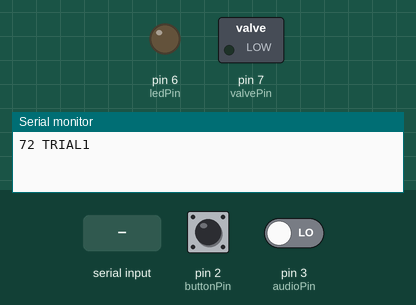
Simulated run of this sketch. Board: Arduino Uno, built with avr-gcc and run on an emulated ATmega328P. Shown: switched loads named in the sketch (green lamp = pin HIGH), output pins drawn as LEDs (lit = HIGH), the last lines printed to the serial monitor. Inputs (shaded band) come from the test bench; at power-on: pin 2 (buttonPin) LOW, pin 3 (audioPin) LOW.

Above: at 1.2 s.
1.3 s: pin 2 (buttonPin) pulled HIGH for 0.15 s
At 1.39 s:
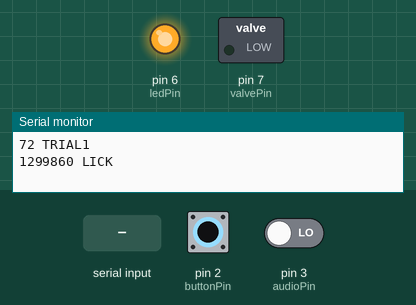
2.9 s: "0" received over Serial
5.9 s: pin 2 (buttonPin) pulled HIGH for 3.2 s
At 10.3 s:
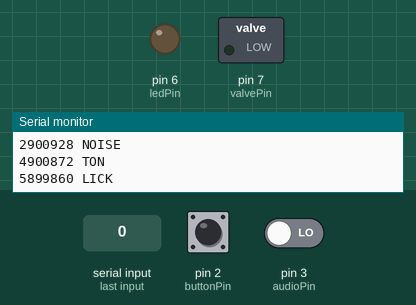
10.6 s: pin 3 (audioPin) driven HIGH
12.1 s: "1" received over Serial
15.1 s: pin 2 (buttonPin) pulled HIGH for 1 s
At 15.5 s:
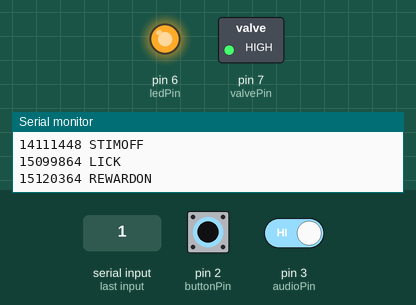
Timing chart, 0 to 18.1 s (numbered marks = the images above; inputs shaded):
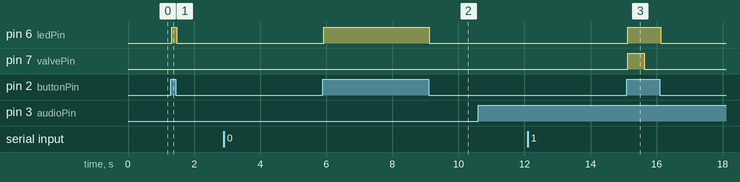

The sketch:

go-nogo_licks.ino
```cpp
// set pin numbers:
const int buttonPin = 2;            // lickport pin
const int audioPin = 3;             // audio monitor pin
const int ledPin = 6;               // LED pin for lick indicator
const int valvePin = 7;             // water valve pin

// state variables:
int ledState = LOW;                 // lick indicator state
int lickState;                      // lickport state
int lastLickState = LOW;            // previous lickport state
int valveState = LOW;               // state of the water valve
int taskState = 0;                  // current task state
int stimState = LOW;                // state of stimulus
int rewardState = LOW;
int timeoutState = LOW;

// other:
int lickOn = 0;
int lickCnt = 0;
int trialType;
int trialCnt = 1;

// time variables:
unsigned long t;                    // master time variable in us
unsigned long lastDebounceTime = 0; // last debounce time in us
unsigned long debounceDelay = 20000;// debounce period in us
unsigned long lickTime = 0;         // lick timestamp in us
unsigned long respWinEnd;
unsigned long rewardEnd;
unsigned long timeoutEnd;
unsigned long respWin = 1200000;
unsigned long rewardDur = 500000;
unsigned long timeoutDur = 7000000;
long holdTime = 2000;               // hold time in ms


void setup() {
  pinMode(buttonPin, INPUT);
  pinMode(audioPin, INPUT);
  pinMode(ledPin, OUTPUT);
  pinMode(valvePin, OUTPUT);

  // set states for indicator and valve
  digitalWrite(ledPin, ledState);
  digitalWrite(valvePin, valveState);

  // setup serial port
  Serial.begin(9600);
  Serial.flush();
  Serial.print(micros());
  Serial.print(" TRIAL");
  Serial.println(trialCnt);
}

void loop() {
  checkLick();


  switch (taskState) {

    // GET TRIAL TYPE
    case 0: {
        if (Serial.available() > 0) {
          trialType = Serial.read();
          Serial.print(micros());
          String trialStr;
          if (trialType == 48) {
            trialStr = " NOISE";
          }
          if (trialType == 49) {
            trialStr = " SIGNAL";
          }
          Serial.println(trialStr);
          taskState = 1;
        }
        break;
      }


    // HOLD FOR NO LICKS
    case 1: {
        // start the wait timer
        long t0 = millis();
        while ((millis() - t0) < holdTime) {
          checkLick();
          // if there is a lick...
          if (lickState == HIGH) {
            // reset the timer
            t0 = millis();
          }
        }

        // let matlab know that the mouse is ready
        t = micros();
        Serial.print(t);
        Serial.println(" TON");

        // next state
        taskState = 2;
        break;
      }


    // WAIT FOR AUDIO START
    case 2: {
        // check the soundcard input for trial start
        stimState = digitalRead(audioPin);

        if (stimState == HIGH) {
          t = micros();
          Serial.print(t);
          Serial.println(" STIMON");
          delay(10); // delay to let signal go down again
          taskState = 3;
        }
        break;
      }


    // WAIT FOR RESPONSE WINDOW
    case 3: {
        // check the soundcard input for stim offset
        stimState = digitalRead(audioPin);

        if (stimState == HIGH) {
          t = micros();
          respWinEnd = t + respWin;
          Serial.print(t);
          Serial.println(" STIMOFF");
          lickTime = 0;
          taskState = 4;
        }
        break;
      }


    // RESPONSE LOGIC
    case 4: {
        if (lickTime > 0) {
          // if the most recent lick was in the window
          if (lickTime > t & lickTime < respWinEnd) {
            // and it was a signal trial
            if (trialType == 49) {
              // deliver reward
              taskState = 5;
            }
            // and it was a noise trial
            else {
              // timeout
              taskState = 6;
            }
          }
        }
        // otherwise, if there were no licks during the window
        if (micros() > respWinEnd) {
          Serial.print(respWinEnd);
          Serial.println(" RESPOFF");
          if (trialType == 49) {
            Serial.print(micros());
            Serial.println (" MISS");
          }
          else {
            Serial.print(micros());
            Serial.println(" CORRECT REJECT");
          }
          // go to beginning
          taskState = 7;
        }
        break;
      }


    // REWARD
    case 5: {
        // set reward pin to high
        if (rewardState == LOW) {
          // turn on pin and timer
          digitalWrite(valvePin, HIGH);
          t = micros();
          Serial.print(t);
          Serial.println(" REWARDON");
          rewardEnd = t + rewardDur;
          rewardState = HIGH;
        }
        // when time runs out, turn it off
        if (micros() > rewardEnd) {
          digitalWrite(valvePin, LOW);
          Serial.print(micros());
          Serial.println(" REWARDOFF");
          rewardState = LOW;
          taskState = 7;
        }
        break;
      }

    // TIMEOUT
    case 6: {
        // initialize timeout
        if (timeoutState == LOW) {
          t = micros();
          timeoutEnd = t + timeoutDur;
          Serial.print(t);
          Serial.println(" TOSTART");
          timeoutState = HIGH;
        }
        // during timeout
        if (timeoutState == HIGH) {
          // if there is a lick
          if (lickTime > t) {
            // reset the timeout
            t = micros();
            timeoutEnd = t + timeoutDur;
            Serial.print(t);
            Serial.println(" TOSTART");
          }
          // if the timer expires
          if (micros() >= timeoutEnd) {
            // switch states
            Serial.print(micros());
            Serial.println(" TOEND");
            taskState = 7;
          }
        }
        break;
      }


    // TRIAL END
    case 7: {
        Serial.print(micros());
        Serial.println(" TOFF");
        Serial.println();
        trialCnt++;
        Serial.print(micros());
        Serial.print(" TRIAL");
        Serial.println(trialCnt);
        // flush the newline
        if (Serial.available() > 0) {
          Serial.read();
        }
        taskState = 0;
      }
  }
}


void checkLick() {
  // read the state of the switch into a local variable:
  int reading = digitalRead(buttonPin);

  // check to see if you just pressed the button
  // (i.e. the input went from LOW to HIGH),  and you've waited
  // long enough since the last press to ignore any noise:

  // If the switch changed, due to noise or pressing:
  if (reading != lastLickState) {
    // reset the debouncing timer
    lastDebounceTime = micros();
  }

  if ((micros() - lastDebounceTime) > debounceDelay) {
    // whatever the reading is at, it's been there for longer
    // than the debounce delay, so take it as the actual current state:

    // if the button state has changed:
    if (reading != lickState) {
      lickState = reading;

      // get timestamp for lick start
      if (lickState == HIGH) {
        lickTime = lastDebounceTime;
        Serial.print(lickTime);
        Serial.println(" LICK");
      }

      // only toggle the LED if the new button state is HIGH
      ledState = lickState;
    }
  }

  // set the LED:
  digitalWrite(ledPin, ledState);

  // save the reading.  Next time through the loop,
  // it'll be the lastLickState:
  lastLickState = reading;
}
```

Measured:
- after the input at 1.3 s, pin 6 (ledPin): LOW → HIGH at once, → LOW 0.15 s later
- after the input at 5.9 s, pin 6 (ledPin): LOW → HIGH at once, → LOW 3.2 s later
- after the input at 15.1 s, pin 6 (ledPin): LOW → HIGH at once, → LOW 1.0 s later; pin 7 (valvePin): LOW → HIGH at once, → LOW 0.50 s later
